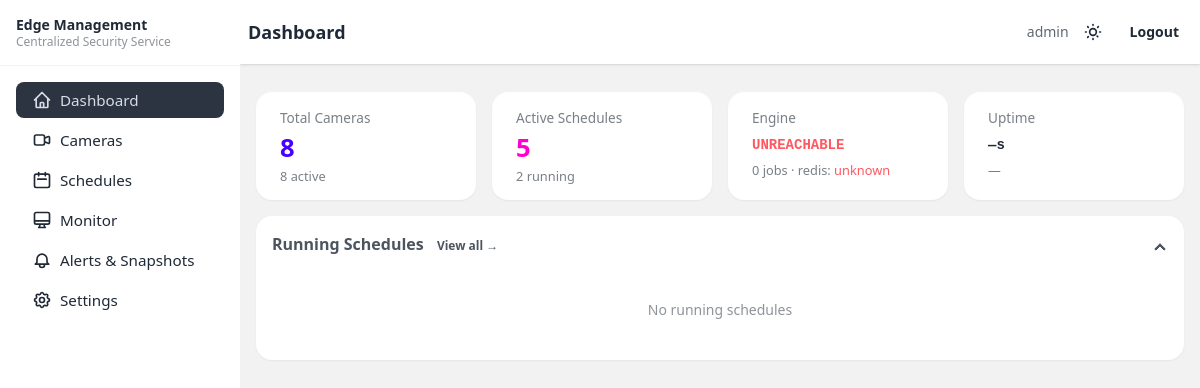
The page / (signed in) on the database its author committed.
### app/models.py (models this page shows)
class User(AbstractUser):
    ROLES = [('admin', 'Admin'), ('operator', 'Operator'), ('viewer', 'Viewer')]
    role = models.CharField(max_length=20, choices=ROLES, default='viewer')

class SiteConfig(models.Model):
    company_name = models.CharField(max_length=200, default='My Company')
    app_name     = models.CharField(max_length=200, default='SOCA Dashboard')
    company_logo = models.FileField(upload_to='logos/', blank=True)
    logo_height  = models.PositiveIntegerField(default=40, help_text='Logo height in pixels')
    class Meta:
        verbose_name = 'Site Config'
    @classmethod
    def get(cls):
        obj, _ = cls.objects.get_or_create(pk=1)
        return obj

### app/views.py (the view)
# urls.py: path("", views.dashboard, name="dashboard"),
@login_required
def dashboard(request):
    health = engine_client.health()
    system = engine_client.system_info()
    cpu = engine_client.cpu_info()
    jobs = [j for j in engine_client.list_jobs() if j.get("status") == "running"]
    cameras = Camera.objects.all()
    schedules = Schedule.objects.filter(is_active=True)
    ctx = {
        "health": health,
        "system": system,
        "cpu": cpu,
        "jobs": jobs,
        "total_cameras": cameras.count(),
        "active_cameras": cameras.filter(is_active=True).count(),
        "running_schedules": schedules.exclude(current_job_id="").count(),
        "total_schedules": schedules.count(),
    }
    return render(request, "dashboard.html", ctx)

### app/context_processors.py (called while the page is built)
def site_config(request):
    return {'site_config': SiteConfig.get()}

### engine_client.py (called while the page is built)
def _base():
    from app.models import EdgeConfig
    cfg = EdgeConfig.objects.first()
    return cfg.engine_url if cfg else settings.ENGINE_BASE_URL

def health():
    try:
        return requests.get(f"{_base()}/health", timeout=3).json()
    except Exception:
        return {"status": "unreachable", "redis": "unknown", "active_jobs": 0}

def list_jobs():
    try:
        return requests.get(f"{_base()}/jobs/", timeout=5).json()
    except Exception:
        return []

def cpu_info():
    try:
        return requests.get(f"{_base()}/cpu", timeout=3).json()
    except Exception:
        return {}

def system_info():
    try:
        return requests.get(f"{_base()}/system", timeout=3).json()
    except Exception:
        return {}

### templates/dashboard.html (shortened to what this page needs)
{% extends "base.html" %}
{% block page_title %}Dashboard{% endblock %}
{% block content %}
<div class="space-y-4">
  <div class="grid grid-cols-2 lg:grid-cols-4 gap-4">
    <div class="stat bg-base-100 rounded-box shadow-sm">
      <div class="stat-title">Total Cameras</div>
      <div class="stat-value text-primary">{{ total_cameras }}</div>
      <div class="stat-desc">{{ active_cameras }} active</div>
    </div>
    <div class="stat bg-base-100 rounded-box shadow-sm">
      <div class="stat-title">Active Schedules</div>
      <div class="stat-value text-secondary">{{ total_schedules }}</div>
      <div class="stat-desc">{{ running_schedules }} running</div>
    </div>
    <div class="stat bg-base-100 rounded-box shadow-sm">
      <div class="stat-title">Engine</div>
      <div class="stat-value text-sm font-mono {% if health.status == 'ok' %}text-success{% else %}text-error{% endif %}">{{ health.status|upper }}</div>
      <div class="stat-desc">{{ health.active_jobs|default:0 }} jobs &middot;
        {% if health.publisher_type == 'pubsub' %}
          pubsub:
          {% if health.pubsub.configured %}
            <span class="text-success">{{ health.pubsub.project_id }}/{{ health.pubsub.topic }}</span>
          {% else %}
            <span class="text-warning">not configured</span>
          {% endif %}
        {% else %}
          redis: <span class="{% if health.redis == 'connected' %}text-success{% else %}text-error{% endif %}">{{ health.redis|default:"unavailable" }}</span>
        {% endif %}
      </div>
    </div>
    <div class="stat bg-base-100 rounded-box shadow-sm">
      <div class="stat-title">Uptime</div>
      <div class="stat-value text-sm font-mono">{{ health.uptime_seconds|default:"—" }}s</div>
      <div class="stat-desc">{{ health.edge_name|default:"—" }}</div>
    </div>
  </div>
  <details class="collapse collapse-arrow bg-base-100 shadow-sm" open>
    <summary class="collapse-title font-semibold text-base-content/80 flex items-center justify-between">
      Running Schedules
      <a href="{% url 'schedule_list' %}" class="btn btn-ghost btn-xs mr-6" onclick="event.stopPropagation()">View all →</a>
    </summary>
    <div class="collapse-content">
      {% if jobs %}
      <table class="table table-sm mt-1">
        <thead>
          <tr><th>Job ID</th><th>Status</th><th>Camera ID</th><th>Frames</th><th>Events</th></tr>
        </thead>
        <tbody>
          {% for job in jobs %}
          <tr>
            <td class="font-mono text-xs">{{ job.job_id }}</td>
            <td><span class="badge badge-success badge-sm">{{ job.status }}</span></td>
            <td class="font-mono text-xs">{{ job.camera_id|default:"—" }}</td>
            <td class="text-xs">{{ job.frames_processed|default:"—" }}</td>
            <td class="text-xs">{{ job.events_triggered|default:"—" }}</td>
          </tr>
          {% endfor %}
        </tbody>
      </table>
      {% else %}
      <p class="text-sm opacity-50 text-center py-6">No running schedules</p>
      {% endif %}
    </div>
  </details>
</div>
{% endblock %}

### templates/base.html (shortened to what this page needs)
<!DOCTYPE html>
<html lang="en" id="html-root" data-theme="light">
<head>
  <link href="https://cdn.jsdelivr.net/npm/daisyui@4.12.10/dist/full.min.css" rel="stylesheet" />
  <script src="https://cdn.tailwindcss.com"></script>
</head>
<body class="bg-base-200 min-h-screen">
  <div class="drawer lg:drawer-open">
    <div class="drawer-content flex flex-col">
      <div class="navbar bg-base-100 shadow sticky top-0 z-10">
        <div class="flex-1"><span class="text-lg font-semibold">{% block page_title %}SOCA Admin{% endblock %}</span></div>
        <div class="flex-none gap-2 flex items-center">
          <span class="text-sm opacity-70">{{ request.user.username }}</span>
          <button onclick="toggleTheme()" class="btn btn-ghost btn-sm btn-circle" title="Toggle theme">
          </button>
          <form method="post" action="{% url 'logout' %}">{% csrf_token %}
            <button class="btn btn-ghost btn-sm">Logout</button>
          </form>
        </div>
      </div>
      <div class="px-4 pt-3">
      </div>
      <main class="p-4 flex-1">{% block content %}{% endblock %}</main>
    </div>
    <div class="drawer-side z-20">
      <div class="w-60 min-h-full bg-base-100 flex flex-col">
        <div class="p-4 border-b border-base-200">
          <div class="text-sm font-bold leading-tight">{{ site_config.app_name }}</div>
          <div class="text-xs opacity-50 leading-tight">{{ site_config.company_name }}</div>
        </div>
      <ul class="menu p-4 flex-1 text-base-content gap-1">
        <li>
          <a href="{% url 'dashboard' %}" class="{% if request.resolver_match.url_name == 'dashboard' %}active{% endif %}">
            Dashboard
          </a>
        </li>
        {% if request.user.role in 'admin,operator' %}
        <li>
          <a href="{% url 'camera_list' %}" class="{% if 'camera' in request.resolver_match.url_name %}active{% endif %}">
            Cameras
          </a>
        </li>
        <li>
          <a href="{% url 'schedule_list' %}" class="{% if 'schedule' in request.resolver_match.url_name %}active{% endif %}">
            <svg xmlns="http://www.w3.org/2000/svg" class="h-5 w-5" fill="none" viewBox="0 0 24 24" stroke="currentColor">
              <path stroke-linecap="round" stroke-linejoin="round" stroke-width="2" d="M8 7V3m8 4V3m-9 8h10M5 21h14a2 2 0 002-2V7a2 2 0 00-2-2H5a2 2 0 00-2 2v12a2 2 0 002 2z" />
            </svg>
            Schedules
          </a>
        </li>
        {% endif %}
        <li>
          <a href="{% url 'monitor' %}" class="{% if request.resolver_match.url_name == 'monitor' %}active{% endif %}">
            <svg xmlns="http://www.w3.org/2000/svg" class="h-5 w-5" fill="none" viewBox="0 0 24 24" stroke="currentColor">
              <path stroke-linecap="round" stroke-linejoin="round" stroke-width="2" d="M9.75 17L9 20l-1 1h8l-1-1-.75-3M3 13h18M5 17h14a2 2 0 002-2V5a2 2 0 00-2-2H5a2 2 0 00-2 2v10a2 2 0 002 2z" />
            </svg>
            Monitor
          </a>
        </li>
        <li>
          <a href="{% url 'alerts' %}" class="{% if 'alert' in request.resolver_match.url_name %}active{% endif %}">
            Alerts &amp; Snapshots
          </a>
        </li>
        {% if request.user.role == 'admin' %}
        <li>
          <a href="{% url 'settings' %}" class="{% if 'setting' in request.resolver_match.url_name or 'user' in request.resolver_match.url_name or 'edge' in request.resolver_match.url_name %}active{% endif %}">
            Settings
          </a>
        </li>
        {% endif %}
      </ul>
      </div>
    </div>
  </div>
</body>
</html>

### templates/base.html (style rules this page uses)
html { font-size: 16px; }
.menu { font-size: 0.95rem; }
.stat-title { font-size: 0.85rem; }
.stat-value { font-size: 1.6rem; }
.stat-desc { font-size: 0.8rem; }

### rows shown on the page
User: user.username "admin"
SiteConfig: app_name "Edge Management", company_name "Centralized Security Service"

### other values the page prints
{{ total_cameras }} "8"
{{ active_cameras }} "8"
{{ total_schedules }} "5"
{{ running_schedules }} "2"
{{ health.status|upper }} "UNREACHABLE"
{{ health.active_jobs|default:0 }} "0"
{{ health.redis|default:"unavailable" }} "unknown"
{{ health.uptime_seconds|default:"—" }} "—"
{{ health.edge_name|default:"—" }} "—"
